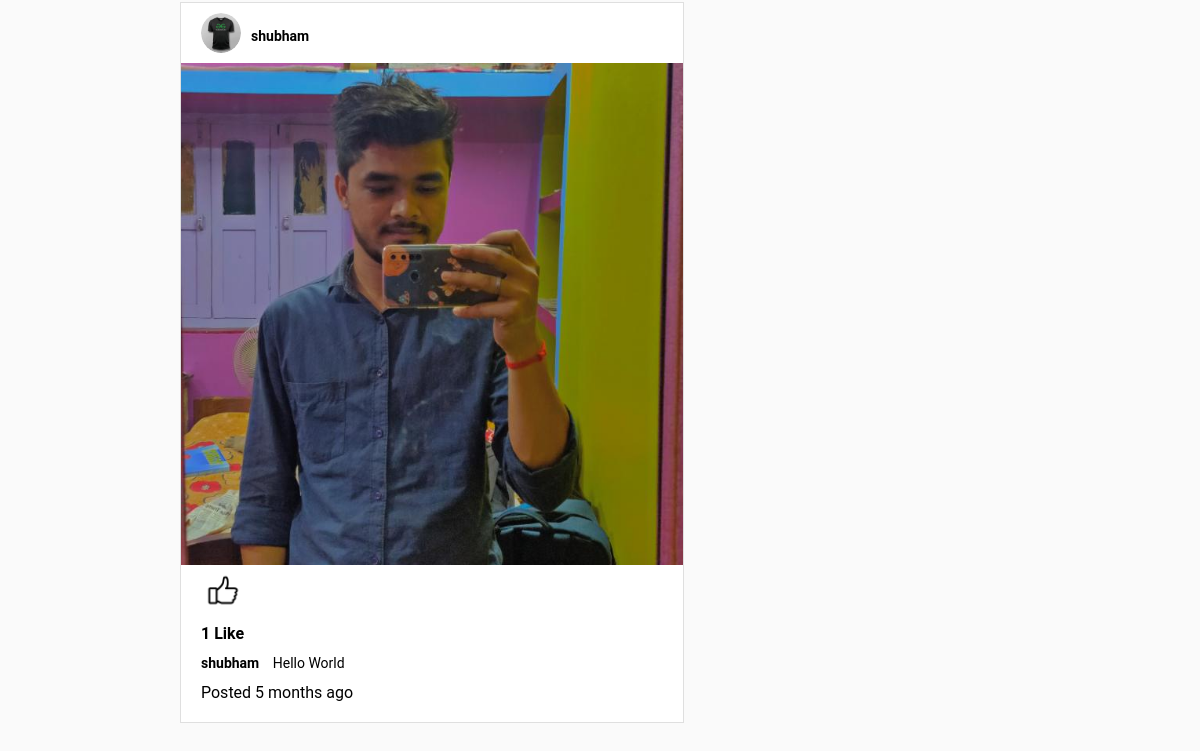
The app's page / (signed in, lower part), older data.
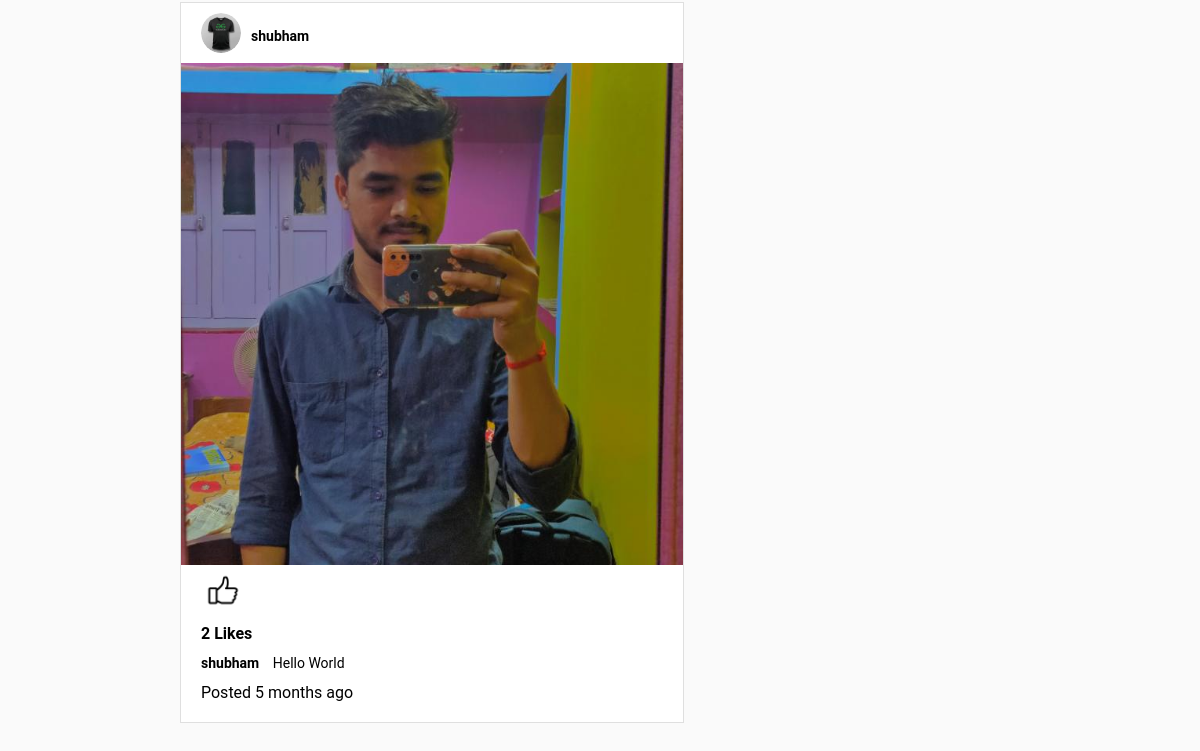
The same page, newer data.
### core/models.py (models this page shows, shortened)
class Post(models.Model):
    id = models.UUIDField(primary_key=True, default=uuid.uuid4)
    user = models.CharField(max_length=100)
    image = models.ImageField(upload_to="post_content")
    caption = models.TextField()
    created_at = models.DateTimeField(default=datetime.now)
    no_of_likes = models.IntegerField(default=0)
    def get_user_profile_pic_url(self):
        try:
            profile = Profile.objects.get(user__username=self.user)
            if profile.profileimg:
                return profile.profileimg.url
        except Profile.DoesNotExist:
            pass
        return "/media/default_profile_image.jpg"

class Profile(models.Model):
    user = models.ForeignKey(User, on_delete=models.CASCADE)
    id_user = models.IntegerField()
    bio = models.TextField(blank=True)
    profileimg = models.ImageField(upload_to="profile_images", default="noimage.jpg")
    location = models.CharField(max_length=100, blank=True)

### core/views.py (the view)
# urls.py: path('', views.index, name='index'),
@login_required(login_url='signin.html')
def index(request):
    user_object = User.objects.get(username=request.user.username)
    user_profile = Profile.objects.get(user=user_object)
    user_following_list = []
    feed = []
    user_following = FollowersCount.objects.filter(follower=request.user.username)
    for users in user_following:
        user_following_list.append(users.user)
    for usernames in user_following_list:
        feed_lists = Post.objects.filter(user=usernames)
        feed.append(feed_lists)
    feed_list = list(chain(*feed))
    all_users = User.objects.all()
    user_following_all = []
    for user in user_following:
        user_list = User.objects.get(username=user.user)
        user_following_all.append(user_list)
    new_suggestions_list = [x for x in list(all_users) if (x not in list(user_following_all))]
    current_user = User.objects.filter(username=request.user.username)
    final_suggestion_list = [x for x in list(new_suggestions_list) if (x not in list(current_user))]
    random.shuffle(final_suggestion_list)
    username_profile = []
    username_profile_list = []
    for users in final_suggestion_list:
        username_profile.append(users.id)
    for ids in username_profile:
        profile_lists = Profile.objects.filter(id_user=ids)
        username_profile_list.append(profile_lists)
    suggestions_username_profile_list = list(chain(*username_profile_list))
    posts = Post.objects.order_by('-created_at')
    return render(request, "main.html", {'user_profile': user_profile, 'posts':feed_list, 'suggestions_username_profile_list':suggestions_username_profile_list[:4]})

### template/main.html (shortened to what this page needs)
{% load static %}
<!DOCTYPE html>
<html lang="en">
<head>
    <link rel="stylesheet" href="{% static 'assets/main.css' %}">
</head>
<body>
    {% block content %}
    <section class="main">
        <div class="wrapper">
            <div class="left-col">
            {% for post in posts %}
                <div class="post">
                    <div class="info">
                        <div class="user">
                            <div class="profile-pic"><img src="{{post.get_user_profile_pic_url}}" alt=""></div>
                            <p class="username"><a href="/profile/{{post.user}}"
                                    style="text-decoration: none; color: black;">{{post.user}}</p></a>
                        </div>
                    </div>
                    <img src="{{post.image.url}}" class="post-image">
                    <div class="post-content">
                        <div class="reaction-wrapper">
                            <a href="/like-post?post_id={{post.id}}"><img src="{% static 'img/like.png' %}" class="icon"
                                    alt=""></a>
                        </div>
                        {% if post.no_of_likes == 0 %}
                        <p><b>No Likes</b></p>
                        {% elif post.no_of_likes == 1 %}
                        <p class="likes">{{post.no_of_likes}} Like</p>
                        {% else %}
                        <p class="likes">{{post.no_of_likes}} Likes</p>
                        {% endif %}
                        <p class="description"><span>{{post.user}} </span> {{post.caption}}</p>
                        <p class="post-time">Posted {{ post.created_at|timesince }} ago</p>
                    </div>
                </div>
                {% endfor %}
            </div>
            <div class="right-col">
            </div>
        </div>
    </section>
    {% endblock %}
</body>
</html>

### static/assets/main.css (style rules this page uses)
* { margin: 0; padding: 0; box-sizing: border-box; }
body { width: 100%; background-color: #fafafa; position: relative; font-family: 'roboto', sans-serif; }
.icon { height: 46px; cursor: pointer; margin: 0 5px 0 25px; }
.main { width: 100%; padding: 40px 0; display: flex; justify-content: center; }
.wrapper { width: 70%; display: grid; grid-template-columns: 60% 40%; grid-gap: 30px; margin-top: 40px; }
.left-col { display: flex; flex-direction: column; }
.profile-pic { width: 70px; height: 70px; border-radius: 50%; overflow: hidden; padding: 3px; background: linear-gradient(45deg, rgb(255, 230, 0), rgb(255, 0, 128) 80%); }
.profile-pic img { width: 100%; height: 100%; object-fit: cover; border-radius: 50%; border: 2px solid #fff; }
.username { width: 100%; overflow: hidden; text-align: center; font-size: 12px; margin-top: 5px; color: rgba(0,0,0,0.5); }
.post { width: 100%; height: auto; background: #fff; border: 1px solid #dfdfdf; margin-top: 40px; }
.info { width: 100%; height: 60px; display: flex; justify-content: space-between; align-items: center; padding: 0 20px; }
.info .username { width: auto; font-weight: bold; color: #000; font-size: 14px; margin-left: 10px; }
.info .user { display: flex; align-items: center; }
.info .profile-pic { height: 40px; width: 40px; padding: 0; background: none; }
.info .profile-pic img { border: none; }
.post-image { width: 100%; }
.post-content { width: 100%; padding: 20px; }
.likes { font-weight: bold; }
.description { margin: 10px 0; font-size: 14px; line-height: 20px; }
.description span { font-weight: bold; margin-right: 10px; }
.reaction-wrapper { width: 100%; height: 50px; display: flex; margin-top: -20px; align-items: center; margin-bottom: 5px; }
.reaction-wrapper .icon { height: 46px; margin: 0; margin-right: 20px; }
.right-col { padding: 20px; }

Row changes from the older to the newer data that the page shows:
changed Post "shubham": no_of_likes "1" → "2"; no_of_likes "Like" → "Likes"
